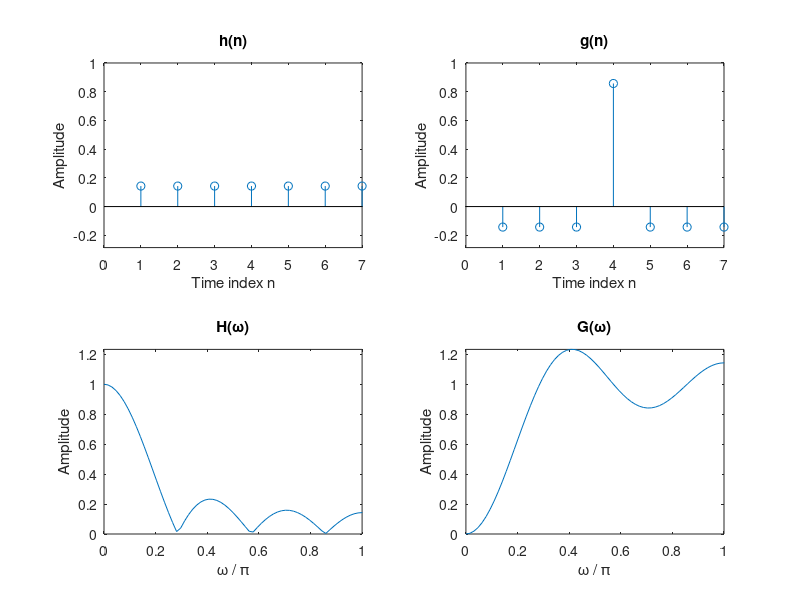

Recreate this plot in MATLAB. (Note: this script raises an error after producing the figure.)
%% Exercise 1

N = 256;
n = (0:N-1);
f = 12/N; % normalized frequency
%f = 30/N; % try different frequencies
x = square(2*pi*n*f); % square pulse signal with frequency f

L = 7;
h = 1/L * ones(1,L); % 7-tap moving average filter y_h = filter(h, 1, x);
y_h = filter(h, 1, x);

subplot(2, 1, 1); plot(n, x, '.-'); 
subplot(2, 1, 2); plot(n, y_h, '.-');

%% Questions 1:

% Try different frequencies of the square signal and see what happens to the filtered signal.

% The signals intervall changes but also the amplitude of the signal after
% filtering (depends on the frequency), the amplitude gets lower with higher frequencies

%  The moving average filter has a smoothing effect on the input signal. And as since it is a moving average 
% filter, so it is a low pass filter which removes the high frequencies in our signal.

%% Exercise 2

N = 256;
n = (0:N-1);
f = 12/N; % normalized frequency
x = square(2*pi*n*f); % square pulse signal with frequency f

g = [zeros(1, floor(L/2)) 1 zeros(1, floor(L/2))] - h; 
y_g = filter(g, 1, x);

subplot(2, 1, 1); plot(n, x, '.-');
subplot(2, 1, 2); plot(n, y_g, '.-');



%% Questions 2:

%Explore the differences between the filtered signal when using the filters 
%h(n) and g(n) at different frequencies of the input signal. What happens to 
%the input signal at sharp edges, and what happens on areas with constant amplitude?

% With higher frequencies the sharp edges become "rectangles", and with
% lower frequencies we get ofcourse less sharp edges but they still keep
% their sharp edges. The filtered signal only get constant amplitude at
% higher frequencies, otherise it just got the spikes which doesn't
% indicate of a constant amplitude

% We can notice that the used filter is a high pass filter due to peaks in the filtered input signal. 
% The sharp edges in the filtered input signal represent the high
% frequencies of our input signal. While the constant areas “which are equals to zero”
% represent the low frequencies in our input signal.

%% Exercise 3

H = fft(h,128); 
G = fft(g,128);

%L = 20;

subplot(2, 2, 1); stem(h);
axis([0 L (-1/L)*2 1]);
title('h(n)'); xlabel('Time index n'); ylabel('Amplitude');

subplot(2, 2, 2); stem(g);
axis([0 L (-1/L)*2 1]);
title('g(n)'); xlabel('Time index n'); ylabel('Amplitude');

subplot(2, 2, 3); plot(0:(2)/128:(1-1/128)*2,abs(H));
axis([0 1 0 max([abs(H), abs(G)])]);
title('H(\omega)'); xlabel('\omega / \pi'); ylabel('Amplitude');

subplot(2, 2, 4); plot(0:(2)/128:(1-1/128)*2,abs(G));
axis([0 1 0 max([abs(H), abs(G)])])
title('G(\omega)'); xlabel('\omega / \pi'); ylabel('Amplitude');

%% Questions 3:

%What is the frequency characteristic of these two filters? (i.e. which one 
%is lowpass and which one is highpass) Change the filter length L. Do you observe 
%any change in the frequency response of the filters?

% H is lowpass and G is highpass. There is no change in the frequency
% response at different L values

%% Exercise 4
clear all
clc 
close all

I = imread('laboration-files/data/grace-hopper.tif'); 
x2 = double(I)/255;
imshow(x2);

L = 5;
%L = 1; %clear
%L = 10; %blurry
h2 = 1/(L*L) * ones(L); 
y_h2 = filter2(h2, x2); 
imshow(y_h2);

%% Questions 4: 

%Look at the image in Matlab.
%Apply the two-dimensional moving average filter and look at the picture.
%What effect does it have on the picture?

% With higher L the image ges blurried 
% Using the moving average filter which is a low pass filter as mentioned earlier.

%% Exercise 5
clear all
clc 
close all

I = imread('laboration-files/data/grace-hopper.tif'); 
x2 = double(I)/255;
%imshow(x2);

L = 25;
h2 = 1/(L*L) * ones(L); 

delta = zeros(L); 
delta(ceil(L/2),ceil(L/2)) = 1; 
g2 = delta - h2;
y_g2 = filter2(g2, x2); 
imshow(y_g2);


%% Questions 5: 

%Explore the differences between the filtered image when using the filters 
%h(m,n) and g(m,n) at different frequencies of the input signal. What happens 
%to the input signal at sharp edges, and what happens on areas with constant amplitude?

% H2 makes it blurrier, however G2 at low L makes the picture black and not
% very viewable. At higher L the contours begin to show and slowly
% processes the image to be more clear for even higher L. It focuses around
% the edges which is represents the dividing lines betweem the black and
% white areas (difference in brightness)

% We can say that its a highpass filter as it allows high frequencies (high
% brightness) to pass.

% Object recognition in computer vision

%% Exercise 6
clear all
clc 
close all

L = 2;
h2 = 1/(L*L) * ones(L);
delta = zeros(L); 
delta(ceil(L/2),ceil(L/2)) = 1; 
g2 = delta - h2;

N = 32;
H2 = fftshift(fft2(h2, N, N));
G2 = fftshift(fft2(g2, N, N));
M = max(max([abs(H2), abs(G2)]));

n = -(L-1)/2:(L-1)/2; 
w = -(N-1)/2:(N-1)/2;

subplot(2, 2, 1); 
stem3(n, n, h2); 
set(gca, 'ZLim', [-0.5, 1]);

subplot(2, 2, 2) 
stem3(n, n, g2); 
set(gca, 'ZLim', [-0.5, 1]); 

subplot(2, 2, 3); 
surf(w, w, abs(H2));

subplot(2, 2, 4);
surf(w, w, abs(G2));


%% Questions 6: 

%What is the frequency characteristic of these two filters? (i.e. which one 
%is lowpass and which one is highpass) Change the filter length L. Do you 
%observe any change in the frequency response of the filters?

% The first one is lowpass and the second is highpass. With lower L the
% output gets more wider and with higher L it becomes more like a spike.


